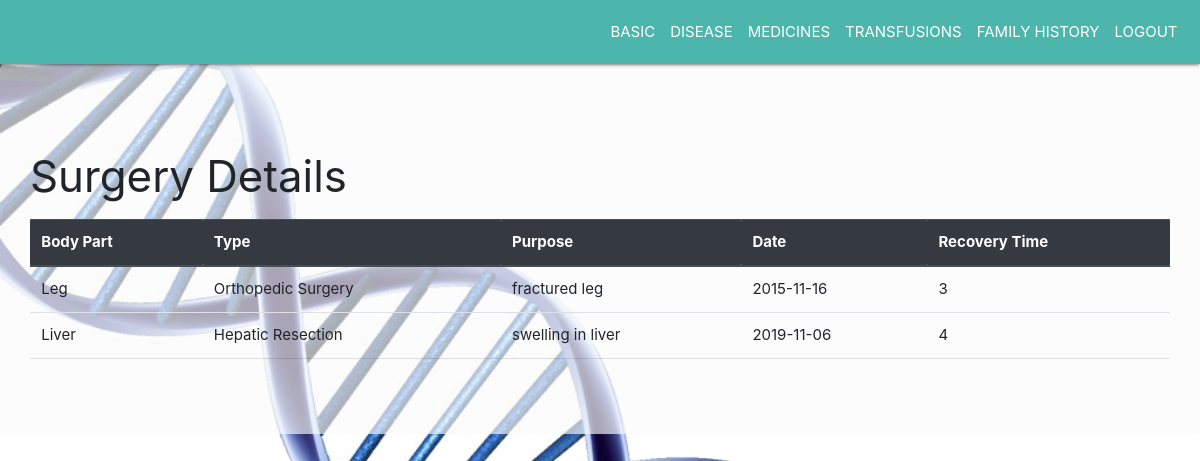
The page /doctor/viewsurgeries/2408256975 on the database its author committed.
### tables this page shows
CREATE TABLE surgeries
            (s_id integer primary key autoincrement,p_id number,part text,type text,purpose text,date text,recovery number,constraint fk4 foreign key(p_id) references patient(p_id) on delete cascade);

### app1.py (the view)
@app.route('/doctor/viewsurgeries/<pid>')
def viewsurgeries(pid):
    con=sql.connect('database.db')
    cur=con.cursor()
    p_id=pid
    res=cur.execute("select * from surgeries where p_id=(?)",(p_id,)).fetchall()
    return render_template('viewsurgeries.html',res=res,p_id=p_id)

### templates/viewsurgeries.html (shortened to what this page needs)
<!DOCTYPE html>
    <head>
        <link rel="stylesheet" href="https://stackpath.bootstrapcdn.com/bootstrap/4.3.1/css/bootstrap.min.css">
        <link rel="stylesheet" href="https://cdnjs.cloudflare.com/ajax/libs/materialize/1.0.0/css/materialize.min.css">
    </head>
    <body>
        <nav class="navbar navbar-expand-sm teal lighten-2 justify-content-end">
                <ul class="navbar-nav">
                    <li class="nav-item">
                    <a class="nav-link" href="{{ url_for('viewbasic',pid=p_id) }}">BASIC</a>
                    </li>
                    <li class="nav-item">
                    <a class="nav-link" href="{{ url_for('viewdiseases',pid=p_id) }}">DISEASE</a>
                    </li>
                    <li class="nav-item">
                    <a class="nav-link" href="{{ url_for('viewsurgeries',pid=p_id) }}">MEDICINES</a>
                    </li>
                    <li class="nav-item">
                    <a class="nav-link" href="{{ url_for('viewtransfusions',pid=p_id) }}">TRANSFUSIONS</a>
                    </li>
                    <li class="nav-item">
                    <a class="nav-link" href="{{ url_for('viewfamilyhistory',pid=p_id) }}">FAMILY HISTORY</a>
                    </li>
                    <li class="nav-item">
                    <a class="nav-link" href="/">LOGOUT</a>
                    </li>
            </ul>
        </nav>
        <div class="jumbotron" style="background:rgba(250, 250, 250, 0.658) ;">
            <h3>Surgery Details</h3>
            <table class="table">
                    <thead class="thead-dark">
                      <tr>
                        <th>Body Part</th>
                        <th>Type</th>
                        <th>Purpose</th>
                        <th>Date</th>
                        <th>Recovery Time</th>
                      </tr>
                    </thead>
                    <tbody>
                        {% for row in res %}
                      <tr>
                        <td>{{ row[2] }}</td>
                        <td>{{ row[3] }}</td>
                        <td>{{ row[4] }}</td>
                        <td>{{ row[5] }}</td>
                        <td>{{ row[6] }}</td>
                      </tr>
                      {% endfor %}
                    </tbody>
                  </table>
        </div>
    </body>
</html>

### templates/viewsurgeries.html (style rules this page uses)
body { background-image: url('/static/bg.png'); background-size: cover; background-position: center; }

### rows shown on the page
surgeries: part "Leg", type "Orthopedic Surgery", purpose "fractured leg", date "2015-11-16", recovery "3"
surgeries: part "Liver", type "Hepatic Resection", purpose "swelling in liver", date "2019-11-06", recovery "4"
